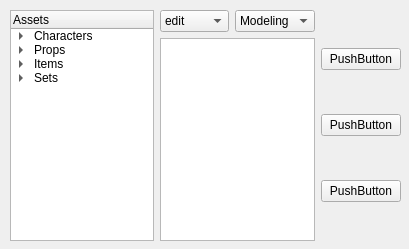
<?xml version="1.0" encoding="UTF-8"?>
<ui version="4.0">
 <class>Form</class>
 <widget class="QWidget" name="Form">
  <property name="geometry">
   <rect>
    <x>0</x>
    <y>0</y>
    <width>409</width>
    <height>249</height>
   </rect>
  </property>
  <property name="windowTitle">
   <string>Form</string>
  </property>
  <widget class="QWidget" name="">
   <property name="geometry">
    <rect>
     <x>10</x>
     <y>10</y>
     <width>391</width>
     <height>231</height>
    </rect>
   </property>
   <layout class="QHBoxLayout" name="horizontalLayout_2">
    <property name="sizeConstraint">
     <enum>QLayout::SetMinAndMaxSize</enum>
    </property>
    <item>
     <widget class="QTreeWidget" name="treeWidget">
      <column>
       <property name="text">
        <string>Assets</string>
       </property>
      </column>
      <item>
       <property name="text">
        <string>Characters</string>
       </property>
       <item>
        <property name="text">
         <string>patatax</string>
        </property>
       </item>
       <item>
        <property name="text">
         <string>gelax</string>
        </property>
       </item>
      </item>
      <item>
       <property name="text">
        <string>Props</string>
       </property>
       <item>
        <property name="text">
         <string>spatule</string>
        </property>
       </item>
      </item>
      <item>
       <property name="text">
        <string>Items</string>
       </property>
       <item>
        <property name="text">
         <string>arrosoir</string>
        </property>
       </item>
      </item>
      <item>
       <property name="text">
        <string>Sets</string>
       </property>
       <item>
        <property name="text">
         <string>baraka_int</string>
        </property>
       </item>
      </item>
     </widget>
    </item>
    <item>
     <layout class="QVBoxLayout" name="verticalLayout_2">
      <item>
       <layout class="QHBoxLayout" name="horizontalLayout">
        <item>
         <widget class="QComboBox" name="comboBox">
          <item>
           <property name="text">
            <string>edit</string>
           </property>
          </item>
          <item>
           <property name="text">
            <string>publish</string>
           </property>
          </item>
          <item>
           <property name="text">
            <string>cache</string>
           </property>
          </item>
         </widget>
        </item>
        <item>
         <widget class="QComboBox" name="comboBox_2">
          <item>
           <property name="text">
            <string>Modeling</string>
           </property>
          </item>
          <item>
           <property name="text">
            <string>Rigging</string>
           </property>
          </item>
          <item>
           <property name="text">
            <string>Lookdev</string>
           </property>
          </item>
          <item>
           <property name="text">
            <string>LightRig</string>
           </property>
          </item>
         </widget>
        </item>
       </layout>
      </item>
      <item>
       <widget class="QListWidget" name="listWidget"/>
      </item>
     </layout>
    </item>
    <item>
     <layout class="QVBoxLayout" name="verticalLayout">
      <item>
       <widget class="QPushButton" name="pushButton_2">
        <property name="text">
         <string>PushButton</string>
        </property>
       </widget>
      </item>
      <item>
       <widget class="QPushButton" name="pushButton_3">
        <property name="text">
         <string>PushButton</string>
        </property>
       </widget>
      </item>
      <item>
       <widget class="QPushButton" name="pushButton">
        <property name="text">
         <string>PushButton</string>
        </property>
       </widget>
      </item>
     </layout>
    </item>
   </layout>
  </widget>
 </widget>
 <resources/>
 <connections/>
</ui>
